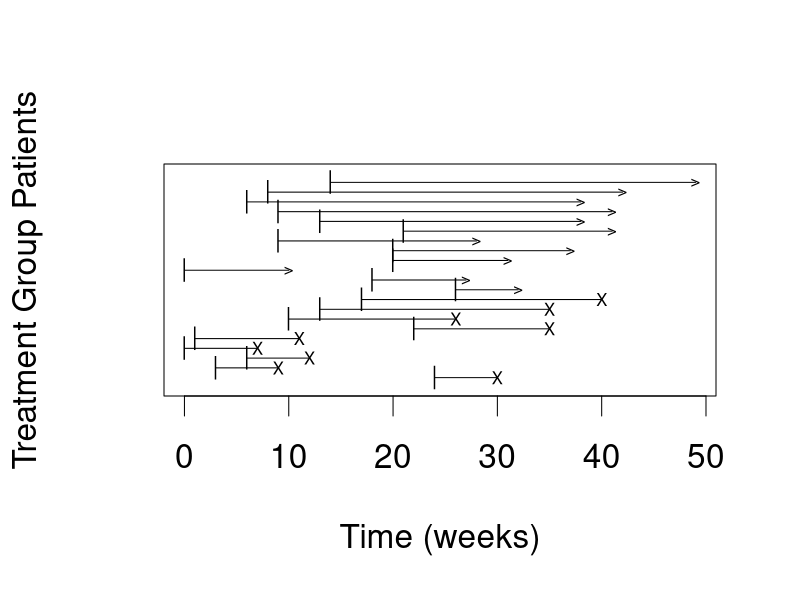
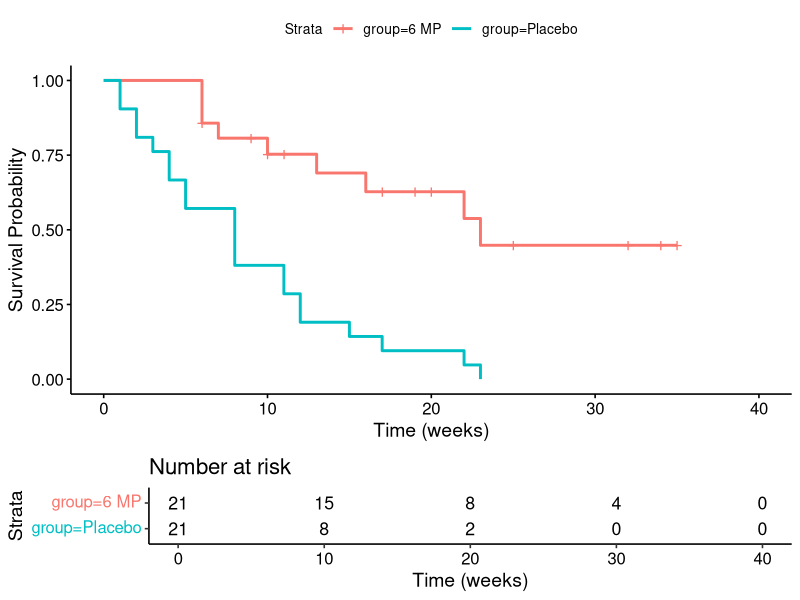
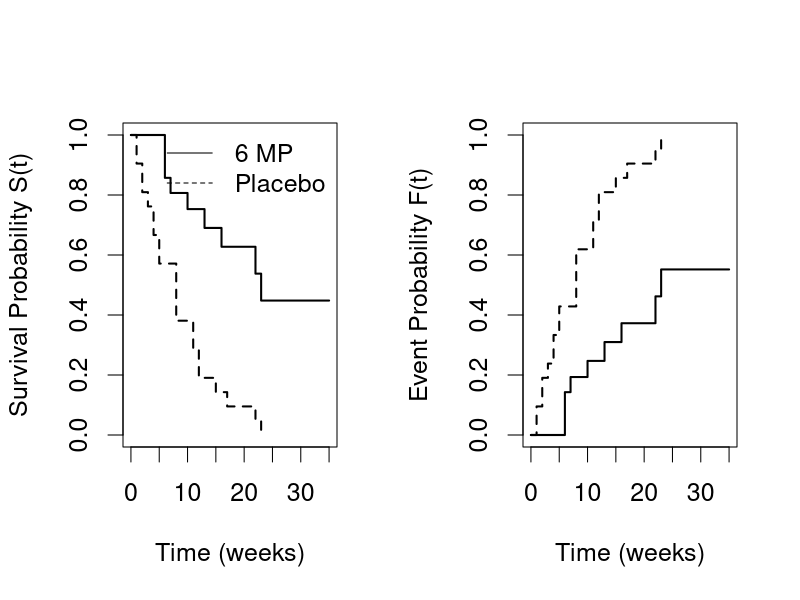

Source code (R) for these figures, in order:
## ---- chunk 1
leuk <- read.csv("leuk.csv")
library(survival)
with(leuk[leuk$group == "Placebo",], Surv(time, cens))
## ---- chunk 2
with(leuk[leuk$group == "6 MP",], Surv(time, cens))
## ---- chunk 3
par(cex = 2)
leuk.t <- leuk[leuk$group == "6 MP",]
set.seed(1)
t0 <- sample(0:26, size = nrow(leuk.t), replace = TRUE)
t1 <- t0 + leuk.t$time
plot(
  x = seq(min(t0), max(t1), length.out = nrow(leuk.t) + 2),
  y = 0:(nrow(leuk.t) + 1),
  type = 'n',
  yaxt = 'n',
  xlab = "Time (weeks)",
  ylab = "Treatment Group Patients"
)
segments(
  x0 = t0,
  x1 = t1,
  y0 = 1:nrow(leuk.t),
  y1 = 1:nrow(leuk.t)
)
points(
  x = t0,
  y = 1:nrow(leuk.t),
  pch = "|",
  cex = 0.75
)
points(
  x = t1[leuk.t$cens == 0],
  y = which(leuk.t$cens == 0),
  pch = ">",
  cex = 0.5
)
points(
  x = t1[leuk.t$cens == 1],
  y = which(leuk.t$cens == 1),
  pch = "X",
  cex = 0.5
)
## ---- chunk 4
suppressPackageStartupMessages(library(survminer))
par(cex = 1.5)
fit <- survminer::surv_fit(Surv(time, cens) ~ group, data = leuk)
survminer::ggsurvplot(fit,
           xlab = "Time (weeks)",
           ylab = "Survival Probability",
           risk.table = TRUE)
## ---- chunk 5
survfit(Surv(time, cens)~group, data=leuk)
## ---- chunk 6
survfit(Surv(time, 1-cens)~group, data=leuk)
## ---- chunk 7
par(mfrow = c(1, 2), cex = 1.5)
fit <- survfit(Surv(time, cens) ~ group, data = leuk)
plot(
  fit,
  lty = 1:2,
  lw = 2,
  xlab = "Time (weeks)",
  ylab = "Survival Probability S(t)"
)
legend(
  "topright",
  lty = 1:2,
  legend = c("6 MP", "Placebo"),
  bty = "n"
)
plot(
  fit,
  fun = "event",
  lty = 1:2,
  lw = 2,
  xlab = "Time (weeks)",
  ylab = "Event Probability F(t)"
)
## ---- chunk 8
survdiff(Surv(time, cens)~group, data=leuk)
